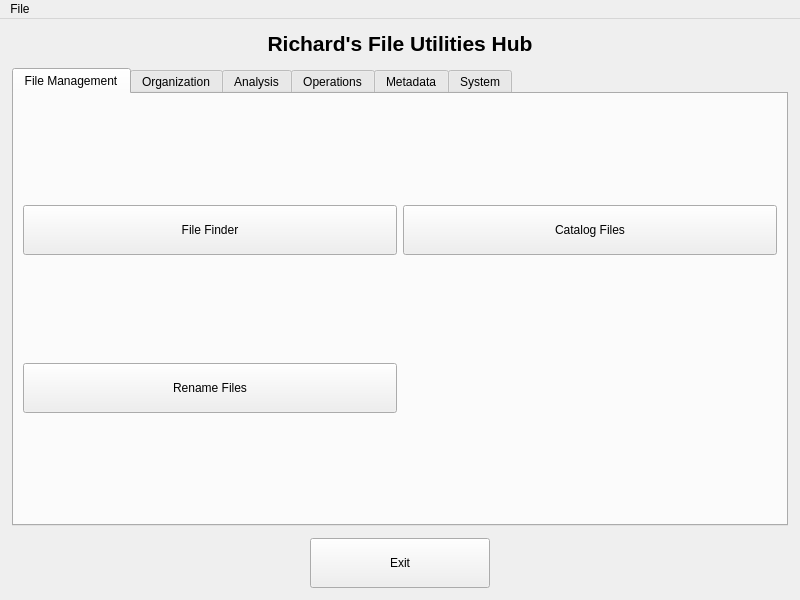
<?xml version="1.0" encoding="UTF-8"?>
<ui version="4.0">
 <class>RFUHub</class>
 <widget class="QMainWindow" name="RFUHub">
  <property name="geometry">
   <rect>
    <x>0</x>
    <y>0</y>
    <width>800</width>
    <height>600</height>
   </rect>
  </property>
  <property name="minimumSize">
   <size>
    <width>800</width>
    <height>600</height>
   </size>
  </property>
  <property name="windowTitle">
   <string>Richard's File Utilities Hub</string>
  </property>
  <widget class="QWidget" name="centralwidget">
   <layout class="QVBoxLayout" name="verticalLayout">
    <property name="spacing">
     <number>12</number>
    </property>
    <property name="margin">
     <number>12</number>
    </property>
    <item>
     <widget class="QLabel" name="titleLabel">
      <property name="font">
       <font>
        <pointsize>16</pointsize>
        <weight>75</weight>
        <bold>true</bold>
       </font>
      </property>
      <property name="text">
       <string>Richard's File Utilities Hub</string>
      </property>
      <property name="alignment">
       <set>Qt::AlignCenter</set>
      </property>
     </widget>
    </item>
    <item>
     <widget class="QTabWidget" name="tabWidget">
      <property name="currentIndex">
       <number>0</number>
      </property>
      <widget class="QWidget" name="fileManagementTab">
       <attribute name="title">
        <string>File Management</string>
       </attribute>
       <layout class="QGridLayout" name="fileManagementLayout">
        <item row="0" column="0">
         <widget class="QPushButton" name="fileFinder">
          <property name="minimumSize">
           <size>
            <width>180</width>
            <height>50</height>
           </size>
          </property>
          <property name="text">
           <string>File Finder</string>
          </property>
         </widget>
        </item>
        <item row="0" column="1">
         <widget class="QPushButton" name="catalogButton">
          <property name="minimumSize">
           <size>
            <width>180</width>
            <height>50</height>
           </size>
          </property>
          <property name="text">
           <string>Catalog Files</string>
          </property>
         </widget>
        </item>
        <item row="1" column="0">
         <widget class="QPushButton" name="renameButton">
          <property name="minimumSize">
           <size>
            <width>180</width>
            <height>50</height>
           </size>
          </property>
          <property name="text">
           <string>Rename Files</string>
          </property>
         </widget>
        </item>
       </layout>
      </widget>
      <widget class="QWidget" name="organizationTab">
       <attribute name="title">
        <string>Organization</string>
       </attribute>
       <layout class="QGridLayout" name="organizationLayout">
        <item row="0" column="0">
         <widget class="QPushButton" name="organizeButton">
          <property name="minimumSize">
           <size>
            <width>180</width>
            <height>50</height>
           </size>
          </property>
          <property name="text">
           <string>Organize Files</string>
          </property>
         </widget>
        </item>
        <item row="0" column="1">
         <widget class="QPushButton" name="cmsdButton">
          <property name="minimumSize">
           <size>
            <width>180</width>
            <height>50</height>
           </size>
          </property>
          <property name="text">
           <string>Copy/Move/Sync/Delete</string>
          </property>
         </widget>
        </item>
        <item row="1" column="0">
         <widget class="QPushButton" name="syncButton">
          <property name="minimumSize">
           <size>
            <width>180</width>
            <height>50</height>
           </size>
          </property>
          <property name="text">
           <string>Synchronize</string>
          </property>
         </widget>
        </item>
        <item row="1" column="1">
         <widget class="QPushButton" name="emptyFoldersButton">
          <property name="minimumSize">
           <size>
            <width>180</width>
            <height>50</height>
           </size>
          </property>
          <property name="text">
           <string>Find Empty Folders</string>
          </property>
         </widget>
        </item>
       </layout>
      </widget>
      <widget class="QWidget" name="analysisTab">
       <attribute name="title">
        <string>Analysis</string>
       </attribute>
       <layout class="QGridLayout" name="analysisLayout">
        <item row="0" column="0">
         <widget class="QPushButton" name="sizeAnalyzerButton">
          <property name="minimumSize">
           <size>
            <width>180</width>
            <height>50</height>
           </size>
          </property>
          <property name="text">
           <string>Analyze Size</string>
          </property>
         </widget>
        </item>
        <item row="0" column="1">
         <widget class="QPushButton" name="duplicateFinderButton">
          <property name="minimumSize">
           <size>
            <width>180</width>
            <height>50</height>
           </size>
          </property>
          <property name="text">
           <string>Duplicate Finder</string>
          </property>
         </widget>
        </item>
        <item row="1" column="0">
         <widget class="QPushButton" name="treeMapButton">
          <property name="minimumSize">
           <size>
            <width>180</width>
            <height>50</height>
           </size>
          </property>
          <property name="text">
           <string>Disk Space Analyzer</string>
          </property>
         </widget>
        </item>
        <item row="1" column="1">
         <widget class="QPushButton" name="checksumButton">
          <property name="minimumSize">
           <size>
            <width>180</width>
            <height>50</height>
           </size>
          </property>
          <property name="text">
           <string>File Checksum</string>
          </property>
         </widget>
        </item>
       </layout>
      </widget>
      <widget class="QWidget" name="operationsTab">
       <attribute name="title">
        <string>Operations</string>
       </attribute>
       <layout class="QGridLayout" name="operationsLayout">
        <item row="0" column="0">
         <widget class="QPushButton" name="encryptDecryptButton">
          <property name="minimumSize">
           <size>
            <width>180</width>
            <height>50</height>
           </size>
          </property>
          <property name="text">
           <string>Encrypt/Decrypt</string>
          </property>
         </widget>
        </item>
        <item row="0" column="1">
         <widget class="QPushButton" name="compressDecompressButton">
          <property name="minimumSize">
           <size>
            <width>180</width>
            <height>50</height>
           </size>
          </property>
          <property name="text">
           <string>Compress/Decompress</string>
          </property>
         </widget>
        </item>
        <item row="1" column="0">
         <widget class="QPushButton" name="fileSplitterButton">
          <property name="minimumSize">
           <size>
            <width>180</width>
            <height>50</height>
           </size>
          </property>
          <property name="text">
           <string>Split/Join Files</string>
          </property>
         </widget>
        </item>
        <item row="1" column="1">
         <widget class="QPushButton" name="fileTouchButton">
          <property name="minimumSize">
           <size>
            <width>180</width>
            <height>50</height>
           </size>
          </property>
          <property name="text">
           <string>File Timestamps</string>
          </property>
         </widget>
        </item>
        <item row="2" column="0">
         <widget class="QPushButton" name="secureDeleteButton">
          <property name="minimumSize">
           <size>
            <width>180</width>
            <height>50</height>
           </size>
          </property>
          <property name="text">
           <string>Secure Delete</string>
          </property>
         </widget>
        </item>
       </layout>
      </widget>
      <widget class="QWidget" name="metadataTab">
       <attribute name="title">
        <string>Metadata</string>
       </attribute>
       <layout class="QGridLayout" name="metadataLayout">
        <item row="0" column="0">
         <widget class="QPushButton" name="officeMetadataButton">
          <property name="minimumSize">
           <size>
            <width>180</width>
            <height>50</height>
           </size>
          </property>
          <property name="text">
           <string>Office Metadata</string>
          </property>
         </widget>
        </item>
        <item row="0" column="1">
         <widget class="QPushButton" name="tagMetadataButton">
          <property name="minimumSize">
           <size>
            <width>180</width>
            <height>50</height>
           </size>
          </property>
          <property name="text">
           <string>Media Tags</string>
          </property>
         </widget>
        </item>
       </layout>
      </widget>
      <widget class="QWidget" name="systemTab">
       <attribute name="title">
        <string>System</string>
       </attribute>
       <layout class="QGridLayout" name="systemLayout">
        <item row="0" column="0">
         <widget class="QPushButton" name="permissionsButton">
          <property name="minimumSize">
           <size>
            <width>180</width>
            <height>50</height>
           </size>
          </property>
          <property name="text">
           <string>File Permissions</string>
          </property>
         </widget>
        </item>
       </layout>
      </widget>
     </widget>
    </item>
    <item>
     <layout class="QHBoxLayout" name="exitLayout">
      <item>
       <spacer name="horizontalSpacer">
        <property name="orientation">
         <enum>Qt::Horizontal</enum>
        </property>
        <property name="sizeHint" stdset="0">
         <size>
          <width>40</width>
          <height>20</height>
         </size>
        </property>
       </spacer>
      </item>
      <item>
       <widget class="QPushButton" name="exitButton">
        <property name="minimumSize">
         <size>
          <width>180</width>
          <height>50</height>
         </size>
        </property>
        <property name="text">
         <string>Exit</string>
        </property>
       </widget>
      </item>
      <item>
       <spacer name="horizontalSpacer_2">
        <property name="orientation">
         <enum>Qt::Horizontal</enum>
        </property>
        <property name="sizeHint" stdset="0">
         <size>
          <width>40</width>
          <height>20</height>
         </size>
        </property>
       </spacer>
      </item>
     </layout>
    </item>
   </layout>
  </widget>
  <widget class="QMenuBar" name="menuBar">
   <property name="geometry">
    <rect>
     <x>0</x>
     <y>0</y>
     <width>800</width>
     <height>25</height>
    </rect>
   </property>
   <widget class="QMenu" name="menuFile">
    <property name="title">
     <string>File</string>
    </property>
    <addaction name="actionExit"/>
   </widget>
   <addaction name="menuFile"/>
  </widget>
  <action name="actionExit">
   <property name="text">
    <string>Exit</string>
   </property>
   <property name="shortcut">
    <string>Alt+F4</string>
   </property>
  </action>
 </widget>
</ui>
